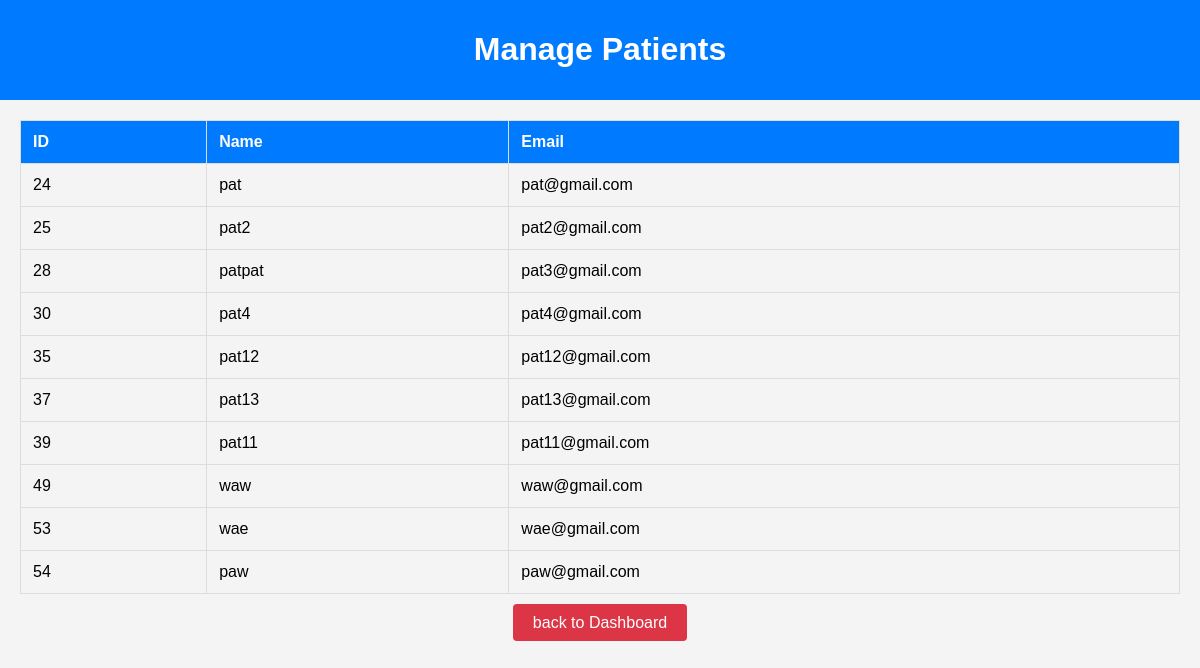
Page /doctor/manage_patients.php (signed in) on the earlier database version.
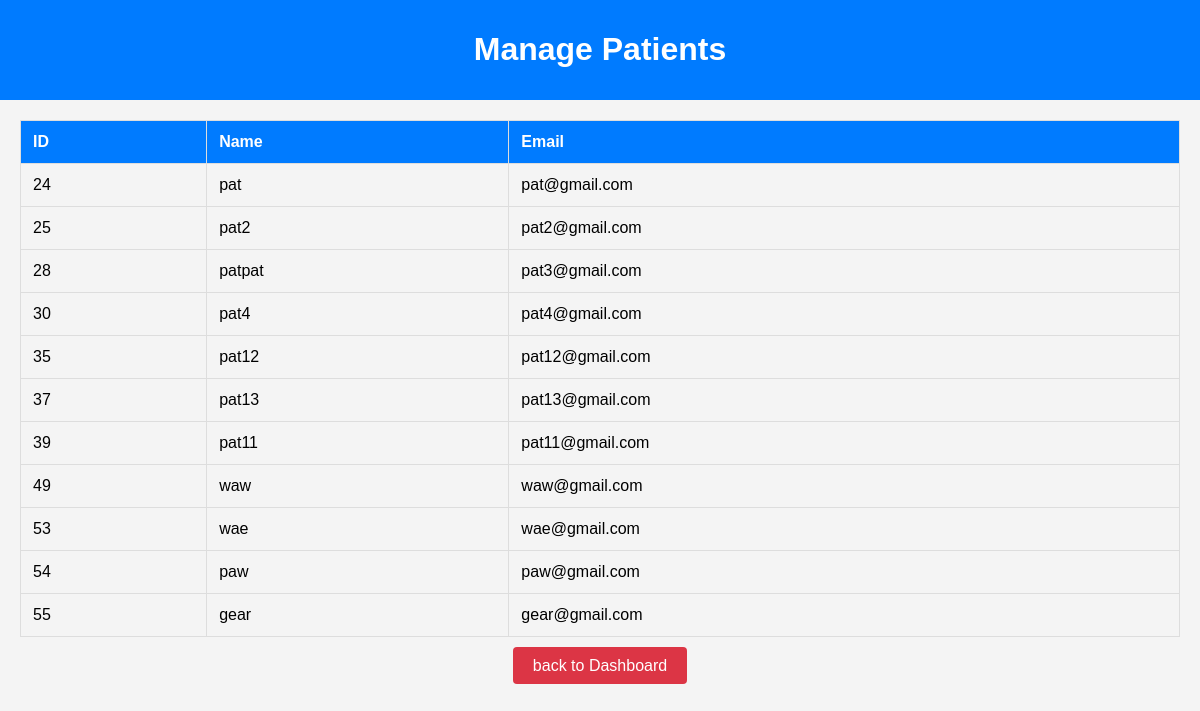
Same page on the later database version.
### tables this page shows
CREATE TABLE `users` (
  `id` int(11) NOT NULL,
  `name` varchar(255) NOT NULL,
  `email` varchar(255) NOT NULL,
  `password` varchar(255) NOT NULL,
  `user_type` enum('admin','doctor','patient') NOT NULL,
  `created_at` timestamp NOT NULL DEFAULT current_timestamp(),
  `updated_at` timestamp NOT NULL DEFAULT current_timestamp() ON UPDATE current_timestamp(),
  `image` varchar(255) DEFAULT 'default_images/default.jpg',
  `address` varchar(255) DEFAULT NULL
);

### doctor/manage_patients.php (the view, shortened to what this page needs)
<?php
include '../db.php';
$stmt = $pdo->prepare("SELECT id, name, email FROM users WHERE user_type = 'patient'");
$stmt->execute();
$patients = $stmt->fetchAll();
?>
<!DOCTYPE html>
<html lang="en">
<head>
</head>
<body>
<div class="navbar">
    <h1>Manage Patients</h1>
</div>
<div class="container">
    <table>
        <thead>
            <tr>
                <th>ID</th>
                <th>Name</th>
                <th>Email</th>
            </tr>
        </thead>
        <tbody>
            <?php foreach ($patients as $patient): ?>
                <tr>
                    <td><?php echo htmlspecialchars($patient['id']); ?></td>
                    <td><?php echo htmlspecialchars($patient['name']); ?></td>
                    <td><?php echo htmlspecialchars($patient['email']); ?></td>
                </tr>
            <?php endforeach; ?>
        </tbody>
    </table>
    <div class="logout">
        <a href="doctor_dashboard.php">back to Dashboard</a>
    </div>
</div>
</body>
</html>

### doctor/manage_patients.php (style rules this page uses)
body { font-family: Arial, sans-serif; background-color: #f4f4f4; margin: 0; padding: 0; }
.navbar { background-color: #007bff; padding: 10px; color: white; text-align: center; }
.container { padding: 20px; max-width: 1200px; margin: 0 auto; }
table { width: 100%; border-collapse: collapse; margin-bottom: 20px; }
table, th, td { border: 1px solid #ddd; }
th, td { padding: 12px; text-align: left; }
th { background-color: #007bff; color: white; }
.logout { display: block; text-align: center; margin-top: 20px; }
.logout a { background-color: #dc3545; color: white; padding: 10px 20px; border-radius: 4px; text-decoration: none; }

Differences in the rows shown:
added users: id "55", name "gear", email "gear@gmail.com"
